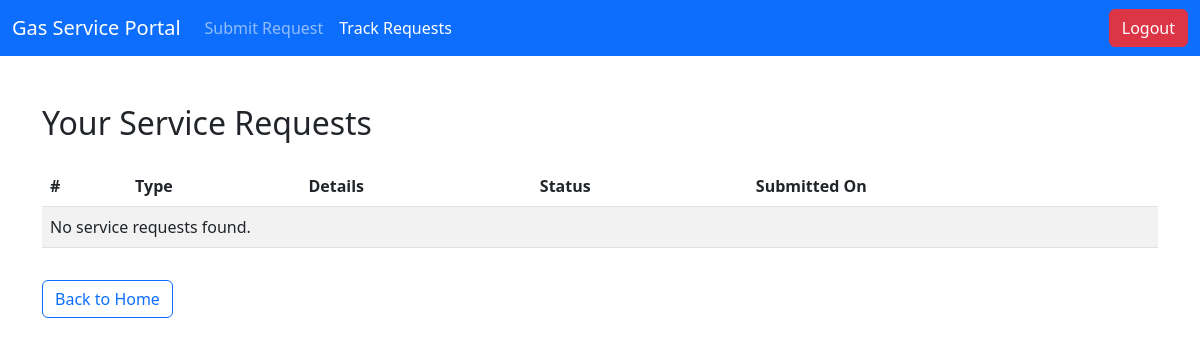
Page /track/ (signed in) on the earlier database version.
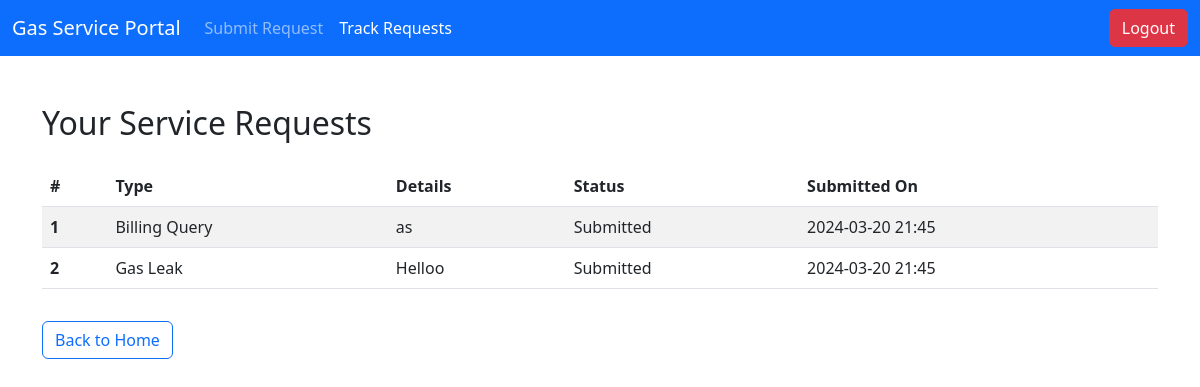
Same page on the later database version.
### services/models.py (models this page shows, shortened)
class ServiceRequest(models.Model):
    TYPE_CHOICES = [
        ('gas_leak', 'Gas Leak'),
        ('billing_query', 'Billing Query'),
        ('service_installation', 'Service Installation'),
        ('other', 'Other'),
    ]
    STATUS_CHOICES = [
        ('submitted', 'Submitted'),
        ('in_progress', 'In Progress'),
        ('resolved', 'Resolved'),
    ]
    user = models.ForeignKey(User, on_delete=models.CASCADE)
    request_type = models.CharField(max_length=50, choices=TYPE_CHOICES)
    details = models.TextField()
    status = models.CharField(max_length=20, choices=STATUS_CHOICES, default='submitted')
    submission_date = models.DateTimeField(auto_now_add=True)
    resolution_date = models.DateTimeField(null=True, blank=True)
    attachment = models.FileField(upload_to='attachments/', null=True, blank=True)

### services/views.py (the view)
# urls.py: path('track/', views.track_requests, name='track_requests'),
@login_required
def track_requests(request):
    requests = ServiceRequest.objects.filter(user=request.user)
    return render(request, 'services/track_requests.html', {'requests': requests})

### services/templates/services/track_requests.html (shortened to what this page needs)
<!DOCTYPE html>
<html lang="en">
<head>
    <link href="https://cdn.jsdelivr.net/npm/bootstrap@5.3.0/dist/css/bootstrap.min.css" rel="stylesheet">
</head>
<body>
    <nav class="navbar navbar-expand-lg navbar-dark bg-primary">
        <div class="container-fluid">
            <a class="navbar-brand" href="{% url 'home' %}">Gas Service Portal</a>
            <div class="collapse navbar-collapse" id="navbarNav">
                <ul class="navbar-nav">
                    <li class="nav-item">
                        <a class="nav-link" href="{% url 'submit_request' %}">Submit Request</a>
                    </li>
                    <li class="nav-item">
                        <a class="nav-link active" aria-current="page" href="{% url 'track_requests' %}">Track Requests</a>
                    </li>
                </ul>
                <ul class="navbar-nav ms-auto">
                    <li class="nav-item">
                        <form action="{% url 'logout' %}" method="post">
                            <button type="submit" class="btn btn-danger">Logout</button>
                        </form>
                    </li>
                </ul>
            </div>
        </div>
    </nav>
    <div class="container mt-5">
        <h2>Your Service Requests</h2>
        <div class="table-responsive">
            <table class="table table-striped mt-3">
                <thead>
                    <tr>
                        <th scope="col">#</th>
                        <th scope="col">Type</th>
                        <th scope="col">Details</th>
                        <th scope="col">Status</th>
                        <th scope="col">Submitted On</th>
                    </tr>
                </thead>
                <tbody>
                    {% for request in requests %}
                    <tr>
                        <th scope="row">{{ forloop.counter }}</th>
                        <td>{{ request.get_request_type_display }}</td>
                        <td>{{ request.details }}</td>
                        <td>{{ request.get_status_display }}</td>
                        <td>{{ request.submission_date|date:"Y-m-d H:i" }}</td>
                    </tr>
                    {% empty %}
                    <tr>
                        <td colspan="5">No service requests found.</td>
                    </tr>
                    {% endfor %}
                </tbody>
            </table>
        </div>
        <a href="{% url 'home' %}" class="btn btn-outline-primary mt-3">Back to Home</a>
    </div>
</body>
</html>

Differences in the rows shown:
added ServiceRequest: request_type "Billing Query", details "as", status "Submitted", submission_date "2024-03-20 21:45"
added ServiceRequest: request_type "Gas Leak", details "Helloo", status "Submitted", submission_date "2024-03-20 21:45"
Other differences:
text no longer shown: "No service requests found."
